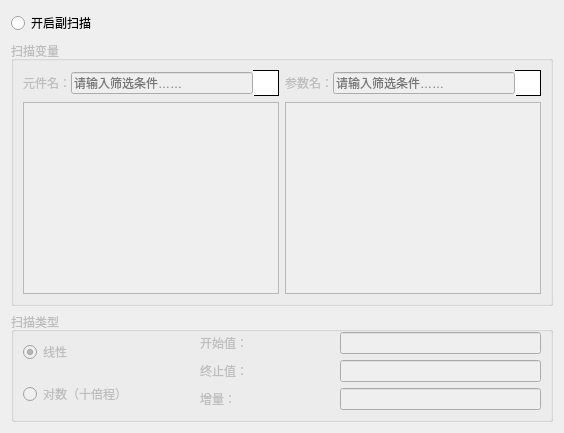
         <widget class="QWidget" name="secondarySweep">
          <attribute name="title">
           <string>副扫描</string>
          </attribute>
          <layout class="QGridLayout" name="gridLayout_9">
           <item row="0" column="0">
            <widget class="QRadioButton" name="enableSecondarySweep">
             <property name="text">
              <string>开启副扫描</string>
             </property>
            </widget>
           </item>
           <item row="1" column="0">
            <widget class="QGroupBox" name="secondarySweepVariable">
             <property name="enabled">
              <bool>false</bool>
             </property>
             <property name="font">
              <font>
               <family>Microsoft YaHei UI</family>
               <weight>50</weight>
               <bold>false</bold>
              </font>
             </property>
             <property name="title">
              <string>扫描变量</string>
             </property>
             <property name="flat">
              <bool>false</bool>
             </property>
             <layout class="QGridLayout" name="gridLayout_7">
              <item row="0" column="0">
               <layout class="QVBoxLayout" name="verticalLayout_6" stretch="1,0">
                <item>
                 <layout class="QHBoxLayout" name="horizontalLayout_12">
                  <property name="spacing">
                   <number>0</number>
                  </property>
                  <property name="sizeConstraint">
                   <enum>QLayout::SetDefaultConstraint</enum>
                  </property>
                  <item>
                   <widget class="QLabel" name="label_14">
                    <property name="font">
                     <font>
                      <family>Microsoft YaHei UI</family>
                     </font>
                    </property>
                    <property name="text">
                     <string>元件名：</string>
                    </property>
                   </widget>
                  </item>
                  <item>
                   <widget class="QLineEdit" name="secondaryPartSearch">
                    <property name="focusPolicy">
                     <enum>Qt::ClickFocus</enum>
                    </property>
                    <property name="placeholderText">
                     <string>请输入筛选条件……</string>
                    </property>
                   </widget>
                  </item>
                  <item>
                   <widget class="QLabel" name="label_16">
                    <property name="sizePolicy">
                     <sizepolicy hsizetype="Fixed" vsizetype="Fixed">
                      <horstretch>26</horstretch>
                      <verstretch>26</verstretch>
                     </sizepolicy>
                    </property>
                    <property name="minimumSize">
                     <size>
                      <width>26</width>
                      <height>26</height>
                     </size>
                    </property>
                    <property name="maximumSize">
                     <size>
                      <width>26</width>
                      <height>26</height>
                     </size>
                    </property>
                    <property name="styleSheet">
                     <string notr="true">background-color: rgb(255, 255, 255);
border: 1px solid black;
border-left-color: rgb(255, 255, 255);</string>
                    </property>
                    <property name="frameShape">
                     <enum>QFrame::NoFrame</enum>
                    </property>
                    <property name="lineWidth">
                     <number>-2</number>
                    </property>
                    <property name="text">
                     <string/>
                    </property>
                    <property name="pixmap">
                     <pixmap resource="resource/res.qrc">:/background/filter</pixmap>
                    </property>
                    <property name="scaledContents">
                     <bool>true</bool>
                    </property>
                    <property name="margin">
                     <number>3</number>
                    </property>
                   </widget>
                  </item>
                 </layout>
                </item>
                <item>
                 <widget class="QListWidget" name="secondaryPartList"/>
                </item>
               </layout>
              </item>
              <item row="0" column="1">
               <layout class="QVBoxLayout" name="verticalLayout_7" stretch="1,0">
                <item>
                 <layout class="QHBoxLayout" name="horizontalLayout_13">
                  <property name="spacing">
                   <number>0</number>
                  </property>
                  <property name="sizeConstraint">
                   <enum>QLayout::SetDefaultConstraint</enum>
                  </property>
                  <item>
                   <widget class="QLabel" name="label_17">
                    <property name="font">
                     <font>
                      <family>Microsoft YaHei UI</family>
                     </font>
                    </property>
                    <property name="text">
                     <string>参数名：</string>
                    </property>
                   </widget>
                  </item>
                  <item>
                   <widget class="QLineEdit" name="secondaryParameterSearch">
                    <property name="focusPolicy">
                     <enum>Qt::ClickFocus</enum>
                    </property>
                    <property name="placeholderText">
                     <string>请输入筛选条件……</string>
                    </property>
                   </widget>
                  </item>
                  <item>
                   <widget class="QLabel" name="label_18">
                    <property name="sizePolicy">
                     <sizepolicy hsizetype="Fixed" vsizetype="Fixed">
                      <horstretch>26</horstretch>
                      <verstretch>26</verstretch>
                     </sizepolicy>
                    </property>
                    <property name="minimumSize">
                     <size>
                      <width>26</width>
                      <height>26</height>
                     </size>
                    </property>
                    <property name="maximumSize">
                     <size>
                      <width>26</width>
                      <height>26</height>
                     </size>
                    </property>
                    <property name="styleSheet">
                     <string notr="true">background-color: rgb(255, 255, 255);
border: 1px solid black;
border-left-color: rgb(255, 255, 255);</string>
                    </property>
                    <property name="frameShape">
                     <enum>QFrame::NoFrame</enum>
                    </property>
                    <property name="lineWidth">
                     <number>-2</number>
                    </property>
                    <property name="text">
                     <string/>
                    </property>
                    <property name="pixmap">
                     <pixmap resource="resource/res.qrc">:/background/filter</pixmap>
                    </property>
                    <property name="scaledContents">
                     <bool>true</bool>
                    </property>
                    <property name="margin">
                     <number>3</number>
                    </property>
                   </widget>
                  </item>
                 </layout>
                </item>
                <item>
                 <widget class="QListWidget" name="secondaryParameterList"/>
                </item>
               </layout>
              </item>
             </layout>
            </widget>
           </item>
           <item row="2" column="0">
            <widget class="QGroupBox" name="secondarySweepType">
             <property name="enabled">
              <bool>false</bool>
             </property>
             <property name="font">
              <font>
               <family>Microsoft YaHei UI</family>
               <weight>50</weight>
               <bold>false</bold>
              </font>
             </property>
             <property name="title">
              <string>扫描类型</string>
             </property>
             <layout class="QGridLayout" name="gridLayout_8" columnstretch="1,2">
              <property name="topMargin">
               <number>0</number>
              </property>
              <item row="0" column="0">
               <widget class="QRadioButton" name="secondaryLinear">
                <property name="text">
                 <string>线性</string>
                </property>
                <property name="checked">
                 <bool>true</bool>
                </property>
               </widget>
              </item>
              <item row="0" column="1" rowspan="2">
               <layout class="QVBoxLayout" name="verticalLayout_8">
                <item>
                 <layout class="QHBoxLayout" name="horizontalLayout_14" stretch="2,3">
                  <item>
                   <widget class="QLabel" name="label_19">
                    <property name="font">
                     <font>
                      <family>Microsoft YaHei UI</family>
                     </font>
                    </property>
                    <property name="text">
                     <string>开始值：</string>
                    </property>
                   </widget>
                  </item>
                  <item>
                   <widget class="QLineEdit" name="secondaryStart">
                    <property name="font">
                     <font>
                      <family>Microsoft YaHei UI</family>
                     </font>
                    </property>
                    <property name="text">
                     <string/>
                    </property>
                   </widget>
                  </item>
                 </layout>
                </item>
                <item>
                 <layout class="QHBoxLayout" name="horizontalLayout_15" stretch="2,3">
                  <item>
                   <widget class="QLabel" name="label_20">
                    <property name="font">
                     <font>
                      <family>Microsoft YaHei UI</family>
                     </font>
                    </property>
                    <property name="text">
                     <string>终止值：</string>
                    </property>
                   </widget>
                  </item>
                  <item>
                   <widget class="QLineEdit" name="secondaryEnd">
                    <property name="font">
                     <font>
                      <family>Microsoft YaHei UI</family>
                     </font>
                    </property>
                    <property name="text">
                     <string/>
                    </property>
                   </widget>
                  </item>
                 </layout>
                </item>
                <item>
                 <layout class="QHBoxLayout" name="horizontalLayout_16" stretch="2,3">
                  <item>
                   <widget class="QLabel" name="secondaryStepLabel">
                    <property name="font">
                     <font>
                      <family>Microsoft YaHei UI</family>
                     </font>
                    </property>
                    <property name="text">
                     <string>增量：</string>
                    </property>
                   </widget>
                  </item>
                  <item>
                   <widget class="QLineEdit" name="secondaryStep">
                    <property name="font">
                     <font>
                      <family>Microsoft YaHei UI</family>
                     </font>
                    </property>
                    <property name="text">
                     <string/>
                    </property>
                   </widget>
                  </item>
                 </layout>
                </item>
               </layout>
              </item>
              <item row="1" column="0">
               <widget class="QRadioButton" name="secondaryLog">
                <property name="text">
                 <string>对数（十倍程）</string>
                </property>
               </widget>
              </item>
             </layout>
            </widget>
           </item>
          </layout>
         </widget>
